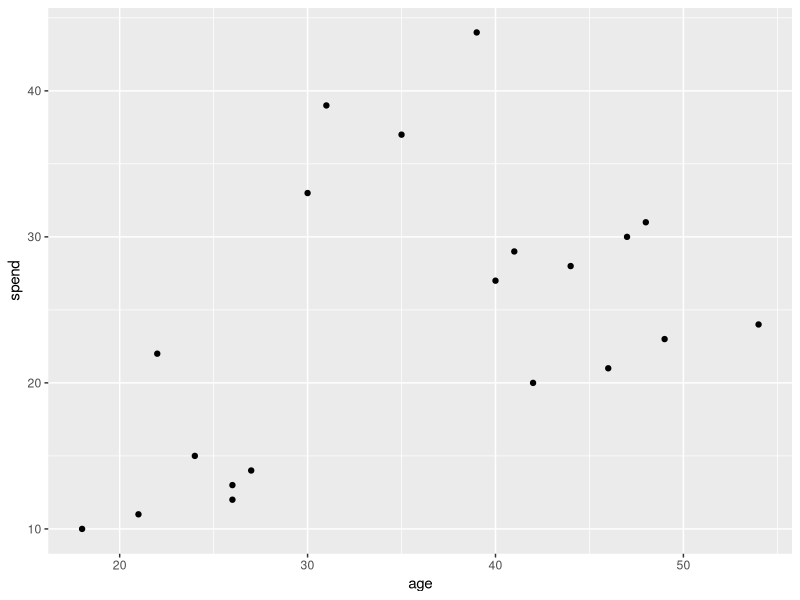
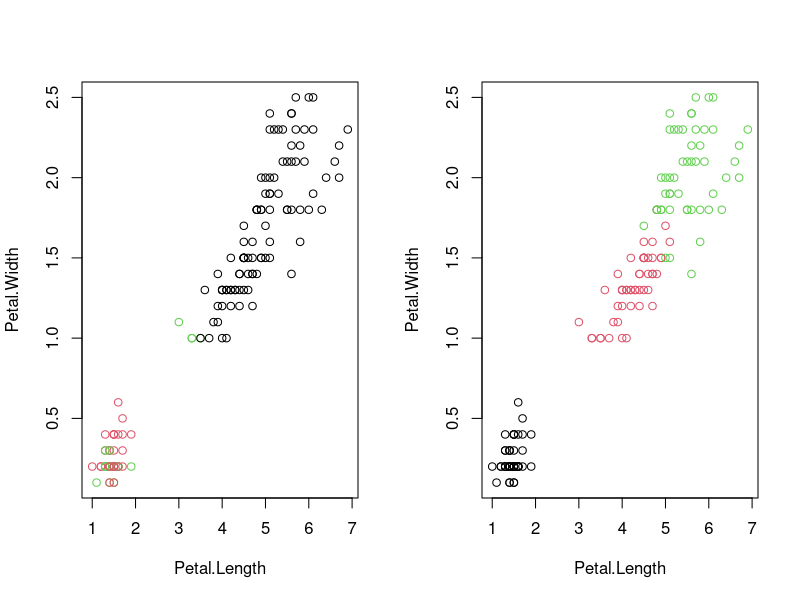
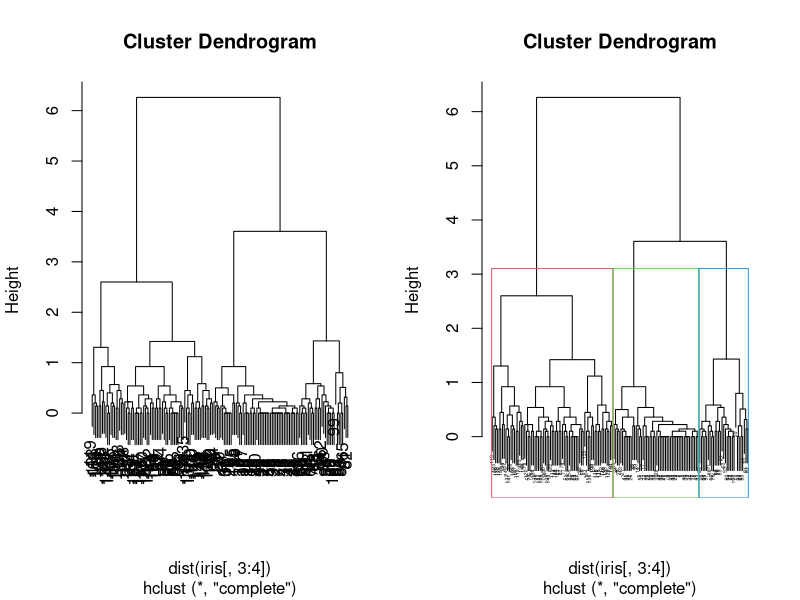
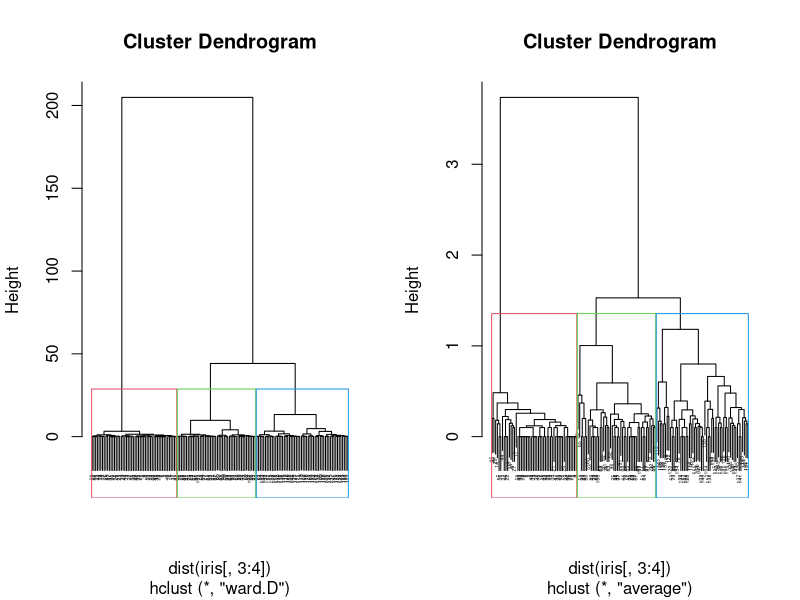

Source code (R) for these figures, in order:
#Clustering Basics:

#Clustering----
#Example:
#We have data on the total spend of customers and their ages. 
#To improve advertising, marketing team wants to send more targeted emails to their customers.

#Plot the total spend and the age of the customers.
library(ggplot2)
df <- data.frame(age = c(18, 21, 22, 24, 26, 26, 27, 30, 31, 35, 39, 40, 41, 42, 44, 46, 47, 48, 49, 54),
                 spend = c(10, 11, 22, 15, 12, 13, 14, 33, 39, 37, 44, 27, 29, 20, 28, 21, 30, 31, 23, 24)
)
ggplot(df, aes(x = age, y = spend)) +
  geom_point()

#Partition Clustering ----
#Kmeans clustering on iris dataset
data("iris")
View(iris)
i1<-iris
i1$Species=NULL
head(i1)

#Kmeans with k = 3

res <- kmeans(i1,3)
res
res$size
res$cluster

#To check the accuracy of clusters formed:
#Plot
par(mfcol = c(1, 2))
plot(iris[c("Petal.Length","Petal.Width")],col= res$cluster)
plot(iris[c("Petal.Length","Petal.Width")],col= iris$Species)

#table cmd:
iris$CL<-res$cluster
View(iris)
table(iris$Species,iris$CL)

#Accuracy:
#Total Correctly classifed instances = 50+48+36
#Accuracy = (134)/(150) = 89.3%


#Hierarchical Clustering----
summary(iris)

#Method1=Complete
#Using hclust function on the dataset for hierarchical clustering
c1 = hclust(dist(iris[,3:4]),method = "complete")
plot(c1)
plot(c1, cex=0.3)
#cut the dendrogram tree with a horizontal line at a height where the line can traverse 
#without intersecting the merging point. Hence, We can see the ideal no. of clusters is 2.
#But that will not divide the dataset correctly, hence, taking no. of clusters as 3.
#we can cut-off the tree at desired no. of clusters using cutree.
Cut1 = cutree(c1,3)
table(iris$Species, Cut1)
#Rectangular Clusters
rect.hclust(c1,k=3,border = 2:5)
#Accuracy:
#Total Correctly classifed instances = 50+50+29
#Accuracy = (50+29+50)/(150) = 85 %

#Method2=ward.D
c2 = hclust(dist(iris[,3:4]),method = "ward.D")
plot(c2, cex=0.3)
#We see that the ideal n. of clusters is 3 or 4.
#We cut the tree at the desired no. of clusters using cutree.
Cut2 = cutree(c2,3)
table(iris$Species,Cut2)
rect.hclust(c2,k=3,border = 2:5)
#Accuracy:
#Total Correctly classifed instances = 50+45+49
#Accuracy = (50+45+49)/(150) = 96 %

#Method3=Average
c3 = hclust(dist(iris[,3:4]),method = "average")
plot(c3, cex=0.3)
#We see that the ideal n. of clusters is 3 or 4.
#We cut the tree at the desired no. of clusters using cutree.
Cut3 = cutree(c3,3)
table(iris$Species,Cut3)
rect.hclust(c3,k=3,border = 2:5)
#Accuracy:
#Total Correctly classifed instances = 50+45+49
#Accuracy = (50+45+49)/(150) = 96 %
